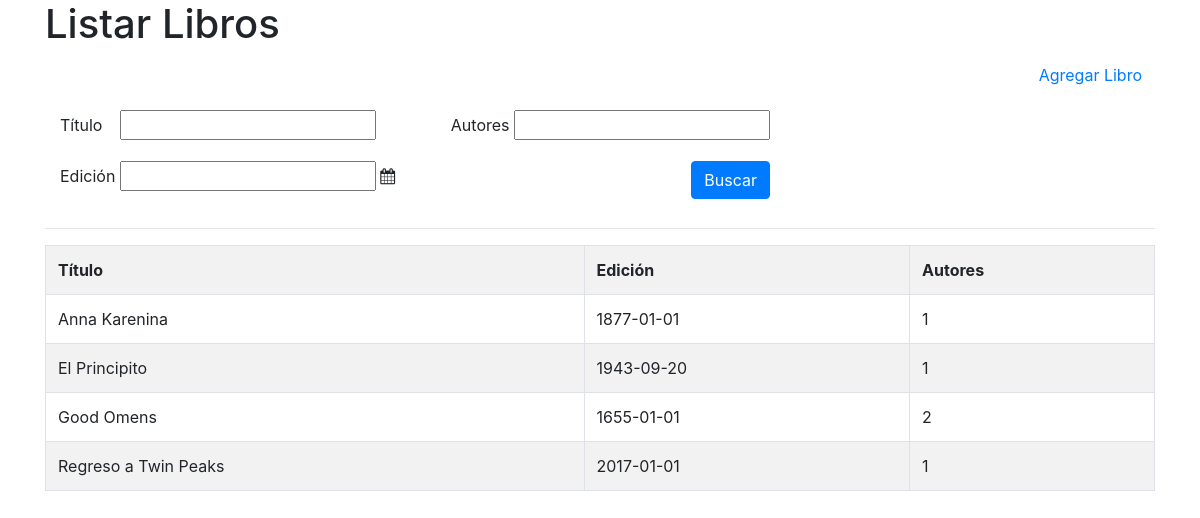
The page / on the database its author committed.
### tables this page shows
CREATE TABLE libro(
   id_libro int not null auto_increment primary key,
   titulo varchar(255) not null,
   fecha_edicion date not null
);

### objects/book.php (called while the page is built, shortened)
<?php
class Book {
	private $conn;
    private $table_name = "libro";
    public function __construct($db){
        $this->conn = $db;
    }
    function findAll() {
        $query = "SELECT DISTINCT
                    libro.id_libro, libro.titulo, libro.fecha_edicion, COUNT(DISTINCT autor.id_autor) AS nro_autores
                FROM
                    " . $this->table_name . "
                INNER JOIN autor_libro
                    ON autor_libro.id_libro = libro.id_libro
                INNER JOIN autor
                    ON autor.id_autor = autor_libro.id_autor
                GROUP BY libro.id_libro
                ORDER BY libro.titulo";
        $stmt = $this->conn->prepare( $query );
        $stmt->execute();
        return $stmt;
    }
}
?>

### index.php (the view, shortened to what this page needs)
<?php
include_once 'objects/book.php';
include_once 'objects/author.php';
$database = new Database();
$db = $database->getConnection();
$book = new Book($db);
if($_POST) {
	$book->titulo = $_POST['titulo'];
    $book->fecha_edicion = $_POST['fecha_edicion'];
    $nroautores = $_POST['nro_autores'];
    $stmt = $book->search($book->titulo, $book->fecha_edicion, $nroautores);
	$num = $stmt->rowCount();
}else {
	$stmt = $book->findAll();
	$num = $stmt->rowCount();
}
$page_title = "Listar Libros";
include_once "header.php";
echo "<div class='right-button-margin'>";
    echo "<a href='create_book.php' class='btn btn-default pull-right'>Agregar Libro</a>";
echo "</div>";
?>
<div class="container">
	<form action="<?php echo htmlspecialchars($_SERVER["PHP_SELF"]);?>" method="post">
		<div class="row">
			<div class='col-md-4'>
				<p>
					<label>T&iacute;tulo &nbsp;&nbsp; </label>
		    		<input type="text" name="titulo">
	    		</p>
	    	</div>
	    	<div class='col-md-4'>
	    		<p class="pull-right">
		    		<label>Autores </label>
		    		<input type="text" name="nro_autores">
	    		</p>
	    	</div>
		</div>
	    <div class="row">
	        <div class='col-md-4'>
	        	<p>
	        	<label>Edici&oacute;n </label>
                <span class="datepicker">
                    <input type="text" id="datepicker">
                    <i class="fa fa-calendar" id="calendar-icon" aria-hidden="true"></i>
                </span>
	        	</p>
	        </div>
	        <div class='col-md-4'>
	        	<p>
	    			<button type="submit" class="btn btn-primary pull-right">Buscar</button>
	    		</p>
	    	</div>
	    </div>
	</form>
</div>
<hr>
<?php
if($num > 0){
 	echo "<div class='table-responsive'>";
    echo "<table class='table table-hover table-bordered table-striped'>";
        echo "<tr>";
            echo "<th>T&iacute;tulo</th>";
            echo "<th>Edici&oacute;n</th>";
            echo "<th>Autores</th>";
        echo "</tr>";
        while ($row = $stmt->fetch(PDO::FETCH_ASSOC)){
            extract($row);
            echo "<tr>";
                echo "<td>{$titulo}</td>";
                echo "<td>{$fecha_edicion}</td>";
                echo "<td>{$nro_autores}</td>";
            echo "</tr>";
        }
    echo "</table>";
    echo "</div>";
}
else{
    echo "<div class='alert alert-info'>No books found.</div>";
}
include_once "footer.php";
?>

### header.php (shortened to what this page needs)
<!DOCTYPE html>
<html lang="en">
<head>
    <link rel="stylesheet" href="https://stackpath.bootstrapcdn.com/bootstrap/4.1.3/css/bootstrap.min.css" />
    <link rel="stylesheet" type="text/css" href="https://stackpath.bootstrapcdn.com/font-awesome/4.7.0/css/font-awesome.min.css">
    <link rel="stylesheet" href="public/css/style.css" />
</head>
<body>
    <div class="container">
        <?php
        echo "<div class='page-header'>
                <h1>{$page_title}</h1>
            </div>";
        ?>

### footer.php (shortened to what this page needs)
    </div>
<link rel="stylesheet" href="//code.jquery.com/ui/1.12.1/themes/base/jquery-ui.css">
</body>
</html>

### public/css/style.css (style rules this page uses)
.right-button-margin { margin: 0 0 1em 0; overflow: hidden; }

### rows shown on the page
libro: titulo "Anna Karenina", fecha_edicion "1877-01-01", nro_autores "1"
libro: titulo "El Principito", fecha_edicion "1943-09-20", nro_autores "1"
libro: titulo "Good Omens", fecha_edicion "1655-01-01", nro_autores "2"
libro: titulo "Regreso a Twin Peaks", fecha_edicion "2017-01-01", nro_autores "1"

### other values the page prints
$page_title "Listar Libros"
